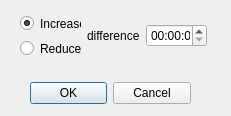
<?xml version="1.0" encoding="UTF-8"?>
<ui version="4.0">
 <class>start_time_change</class>
 <widget class="QDialog" name="start_time_change">
  <property name="windowModality">
   <enum>Qt::WindowModal</enum>
  </property>
  <property name="geometry">
   <rect>
    <x>0</x>
    <y>0</y>
    <width>231</width>
    <height>116</height>
   </rect>
  </property>
  <property name="windowTitle">
   <string>Dialog</string>
  </property>
  <property name="sizeGripEnabled">
   <bool>false</bool>
  </property>
  <property name="modal">
   <bool>true</bool>
  </property>
  <widget class="QDialogButtonBox" name="start_button_box">
   <property name="geometry">
    <rect>
     <x>30</x>
     <y>77</y>
     <width>161</width>
     <height>32</height>
    </rect>
   </property>
   <property name="orientation">
    <enum>Qt::Horizontal</enum>
   </property>
   <property name="standardButtons">
    <set>QDialogButtonBox::Cancel|QDialogButtonBox::Ok</set>
   </property>
  </widget>
  <widget class="QWidget" name="layoutWidget">
   <property name="geometry">
    <rect>
     <x>20</x>
     <y>14</y>
     <width>187</width>
     <height>44</height>
    </rect>
   </property>
   <layout class="QHBoxLayout" name="start_hor_layout">
    <item>
     <layout class="QVBoxLayout" name="operation_vertical_layout">
      <item>
       <widget class="QRadioButton" name="increase_radio_button">
        <property name="text">
         <string>Increase</string>
        </property>
        <property name="checked">
         <bool>true</bool>
        </property>
       </widget>
      </item>
      <item>
       <widget class="QRadioButton" name="reduce_radio_button">
        <property name="text">
         <string>Reduce</string>
        </property>
       </widget>
      </item>
     </layout>
    </item>
    <item>
     <widget class="QLabel" name="start_middle_label">
      <property name="text">
       <string>difference</string>
      </property>
     </widget>
    </item>
    <item>
     <widget class="QTimeEdit" name="start_time_edit"/>
    </item>
   </layout>
  </widget>
 </widget>
 <resources/>
 <connections>
  <connection>
   <sender>start_button_box</sender>
   <signal>accepted()</signal>
   <receiver>start_time_change</receiver>
   <slot>accept()</slot>
   <hints>
    <hint type="sourcelabel">
     <x>248</x>
     <y>254</y>
    </hint>
    <hint type="destinationlabel">
     <x>157</x>
     <y>274</y>
    </hint>
   </hints>
  </connection>
  <connection>
   <sender>start_button_box</sender>
   <signal>rejected()</signal>
   <receiver>start_time_change</receiver>
   <slot>reject()</slot>
   <hints>
    <hint type="sourcelabel">
     <x>316</x>
     <y>260</y>
    </hint>
    <hint type="destinationlabel">
     <x>286</x>
     <y>274</y>
    </hint>
   </hints>
  </connection>
 </connections>
</ui>
